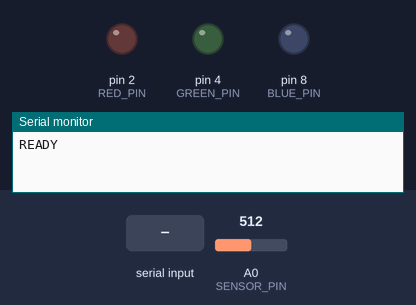
Simulated run of this sketch. Board: Arduino Uno, built with avr-gcc and run on an emulated ATmega328P. Shown: output pins drawn as LEDs (lit = HIGH), the last lines printed to the serial monitor. The inputs (shaded band) are chosen by the test bench; at power-on: A0 (SENSOR_PIN) = 512.

Above: at 1.2 s.
1.3 s: "R\n" received over Serial
At 2.3 s:
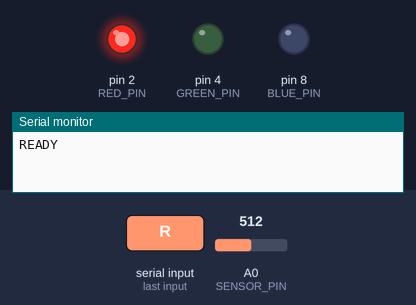
4.3 s: "G\n" received over Serial
At 4.6 s:
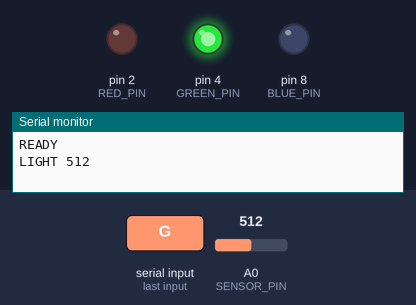
7.3 s: "B\n" received over Serial
At 8.0 s:
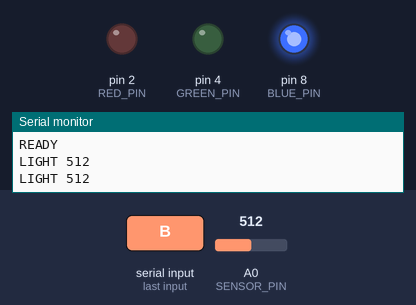
Timing chart, 0 to 10.3 s (numbered marks = the images above; inputs shaded):
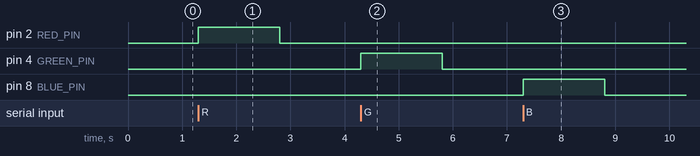

Measured:
- after the input at 1.3 s, pin 2 (RED_PIN): LOW → HIGH at once, → LOW 1.5 s later
- after the input at 4.3 s, pin 4 (GREEN_PIN): LOW → HIGH at once, → LOW 1.5 s later
- after the input at 7.3 s, pin 8 (BLUE_PIN): LOW → HIGH at once, → LOW 1.5 s later

The sketch:

color_bench.ino
```cpp
// Color bench firmware (Arduino Uno)
// Protocol: PC sends one letter + newline, board answers with EXACTLY ONE line.
//   I  -> ID COLOR_BENCH
//   D  -> LIGHT <0-1023>   (all LEDs off)
//   R  -> LIGHT <0-1023>   (red LED on)
//   G  -> LIGHT <0-1023>   (green LED on)
//   B  -> LIGHT <0-1023>   (blue LED on)
//   anything else -> ERR unknown_command

const int RED_PIN = 2;
const int GREEN_PIN = 4;
const int BLUE_PIN = 8;
const int SENSOR_PIN = A0;

const int SETTLE_MS = 500;        // wait after switching the LED, same for every command
const int N_SAMPLES = 50;         // readings averaged per measurement
const int SAMPLE_DELAY_MS = 20;

char cmd = 0;                     // first character of the line being received
int len = 0;                      // number of characters in the line so far

void allOff() {
  digitalWrite(RED_PIN, LOW);
  digitalWrite(GREEN_PIN, LOW);
  digitalWrite(BLUE_PIN, LOW);
}

unsigned long readAverage() {
  unsigned long sum = 0;          // 50 * 1023 does not fit in an int on the Uno
  for (int i = 0; i < N_SAMPLES; i++) {
    sum += analogRead(SENSOR_PIN);
    delay(SAMPLE_DELAY_MS);
  }
  return sum / N_SAMPLES;
}

// ledPin = -1 means "dark": all LEDs off
void measure(int ledPin) {
  allOff();
  if (ledPin >= 0) digitalWrite(ledPin, HIGH);
  delay(SETTLE_MS);
  unsigned long value = readAverage();
  allOff();
  Serial.print("LIGHT ");
  Serial.println(value);
}

void handleCommand(char c, int n) {
  if (n != 1) {
    Serial.println("ERR unknown_command");
    return;
  }
  switch (c) {
    case 'I': Serial.println("ID COLOR_BENCH"); break;
    case 'D': measure(-1); break;
    case 'R': measure(RED_PIN); break;
    case 'G': measure(GREEN_PIN); break;
    case 'B': measure(BLUE_PIN); break;
    default:  Serial.println("ERR unknown_command"); break;
  }
}

void setup() {
  Serial.begin(9600);
  pinMode(RED_PIN, OUTPUT);
  pinMode(GREEN_PIN, OUTPUT);
  pinMode(BLUE_PIN, OUTPUT);
  pinMode(SENSOR_PIN, INPUT);
  allOff();
  Serial.println("READY");
}

void loop() {
  while (Serial.available() > 0) {
    char c = Serial.read();
    if (c == '\r') continue;                    // ignore Windows line endings
    if (c == '\n') {
      if (len > 0) handleCommand(cmd, len);     // ignore empty lines
      cmd = 0;
      len = 0;
    } else {
      if (len == 0) cmd = c;
      len++;
    }
  }
}
```
